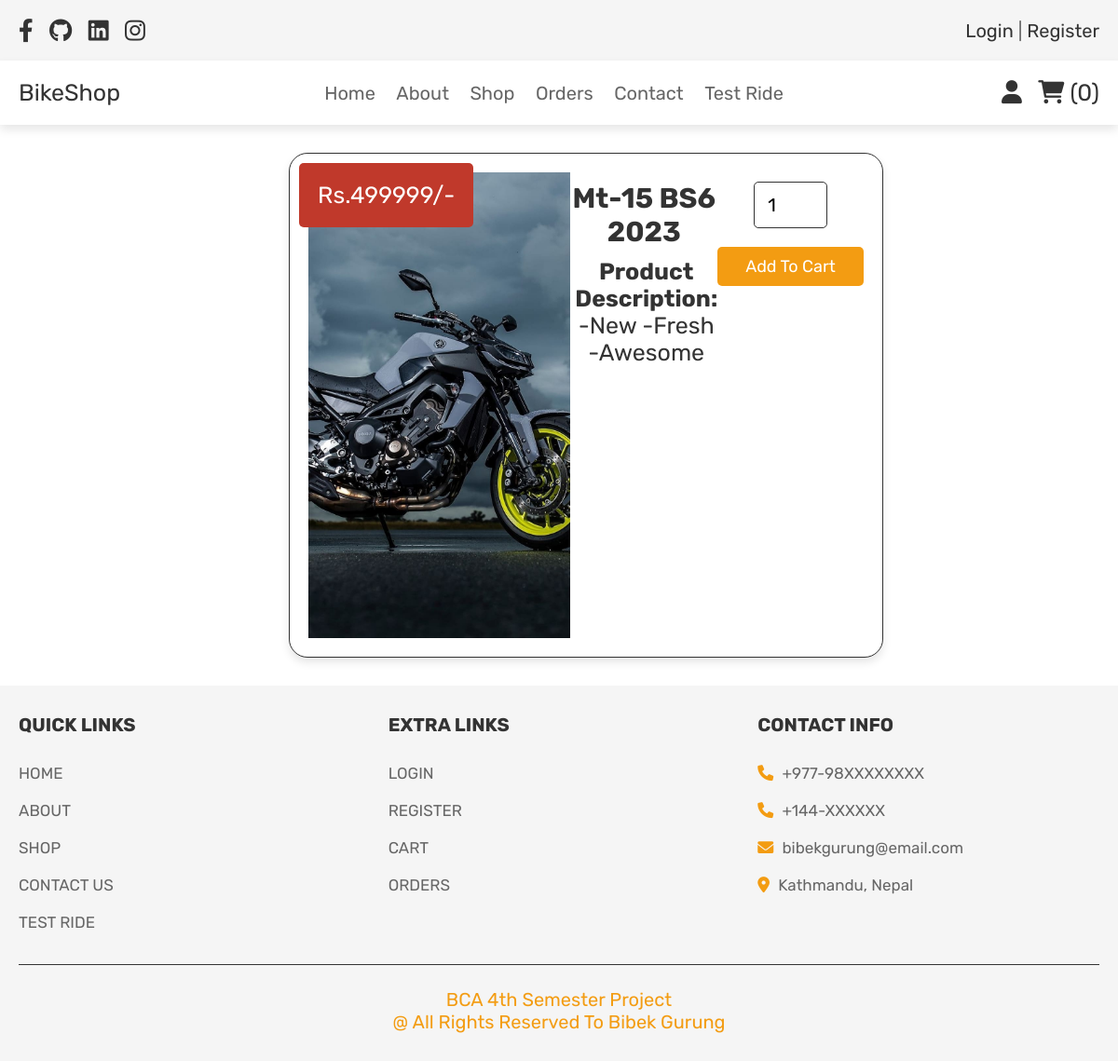
Screenshot of /product_quickview.php (signed in) with the database file from the repository.
### tables this page shows
CREATE TABLE `products` (
  `id` int(255) NOT NULL,
  `name` varchar(255) NOT NULL,
  `price` varchar(255) NOT NULL,
  `image` varchar(255) NOT NULL,
  `description` varchar(255) NOT NULL
);

### product_quickview.php (the view, shortened to what this page needs)
<?php
include 'config.php';
?>
<!DOCTYPE html>
<html lang="en">
<head>
   <link rel="stylesheet" href="https://cdnjs.cloudflare.com/ajax/libs/font-awesome/6.0.0/css/all.min.css">
   <link rel="stylesheet" href="css/style.css">
</head>
<body>
<?php include 'header.php'; ?>
<section class="quickview">
    <div class="box-container">
    <?php
         $select_products = mysqli_query($conn, "SELECT * FROM `products`") or die('query failed');
         if(mysqli_num_rows($select_products) > 0){
            while($fetch_products = mysqli_fetch_assoc($select_products)){
      ?>
     <form action="" method="post" class="box">
      <img class="image" src="uploaded_img/<?php echo $fetch_products['image']; ?>" alt="Product Image Could Not Load Correctly">
      <div class="product-details">
      <div class="name"><?php echo $fetch_products['name']; ?></div>
      <div class="description"><b>Product Description:</b><br><?php echo $fetch_products['description']?></div>
      </div>
            <div class="price">Rs.<?php echo $fetch_products['price']; ?>/-</div>
      <div class="qty-cart">
      <input type="number" min="1" name="product_quantity" value="1" class="qty">
      <input type="submit" value="add to cart" name="add_to_cart" class="btn">
      </div>
           </form>
      <?php
         }
      }else{
         echo '<p class="empty">No Products Added Yet! <br> More Products Coming Soon!!!</p>';
      }
      ?>
    </div>
</section>
<?php include 'footer.php'; ?>
</body>
</html>

### css/style.css (style rules this page uses)
:root { --red:#c0392b; --orange:#f39c12; --black:#333; --white:#fff; --light-color:#666; --light-white:#ccc; --light-bg:#f5f5f5; --border:.1rem solid var(--black); --box-shadow:0 .5rem 1rem rgba(0,0,0,.1); }
* { font-family: 'Rubik', sans-serif; margin:0; padding:0; box-sizing: border-box; outline: none; border:none; text-decoration: none; transition:all .2s linear; }
html { font-size: 62.5%; overflow-x: hidden; }
section { padding:3rem 2rem; }
.btn, .option-btn, .delete-btn, .white-btn { display: inline-block; margin-top: 1rem; padding:1rem 3rem; cursor: pointer; color:var(--white); font-size: 1.8rem; border-radius: .5rem; text-transform: capitalize; }
.white-btn, .btn { background-color: var(--orange); }
.quickview .box-container { display: flex; flex-wrap: wrap; margin: auto; width: 50%; }
.quickview .box-container .box { display: flex; border-radius: 2rem; background-color: var(--white); box-shadow: var(--box-shadow); padding:2rem; text-align: center; border:var(--border); position: relative; }
.quickview .box-container .box .image { margin: auto; position: relative; height: 50rem; }
.quickview .box-container .box .name { font-weight: bold; padding:1rem 0; font-size: 3rem; color:var(--black); }
.quickview .box-container .box .qty { width: 50%; padding:1.2rem 1.4rem; border-radius: .5rem; border:var(--border); margin:1rem 0; font-size: 2rem; }
.quickview .box-container .box .price { position: absolute; top:1rem; left:1rem; border-radius: .5rem; padding:2rem; font-size: 2.5rem; color:var(--white); background-color: var(--red); }
.quickview .box .description { right:5rem; margin-left: 0.5rem; font-size: 2.5rem; color:var(--black); background-color: var(--white); }

### rows the page displays
products: image (picture), name "Mt-15 BS6 2023", description "-New -Fresh -Awesome", price "499999"

### other values shown
$cart_rows_number "0"
